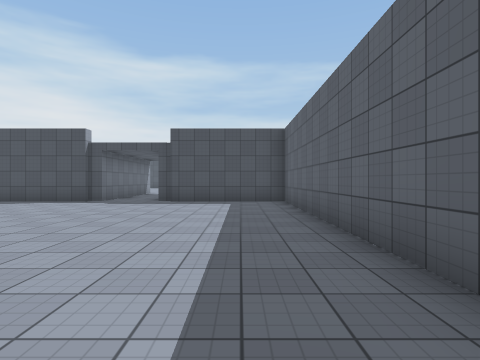
view 1 (above)

14 first-person views from a walk through a 3-D level made in the Unity game engine. The camera is 1.4 m above the floor, looks level and sees 80° across. The floor is counted in squares, 2 m on a side. Each view is taken from the middle of a square. On the plan, view 1 faces up. The plan holds only what a view shows up to about 10 squares ahead; the rest is blank. The player character is not drawn. Surface patterns are stand-ins for the level's own textures.

view 2
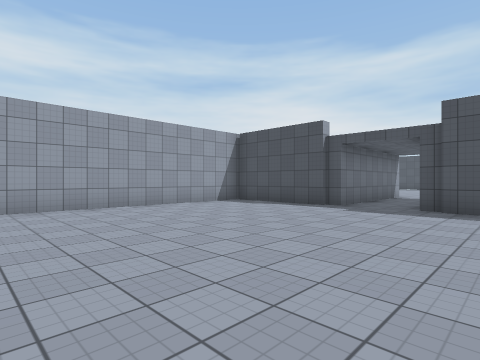

view 3
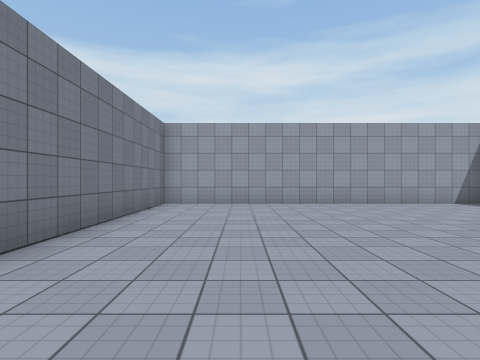

view 4
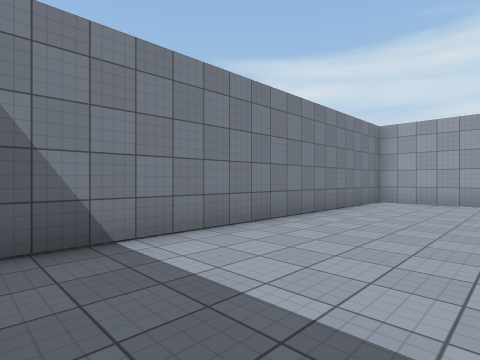

view 5
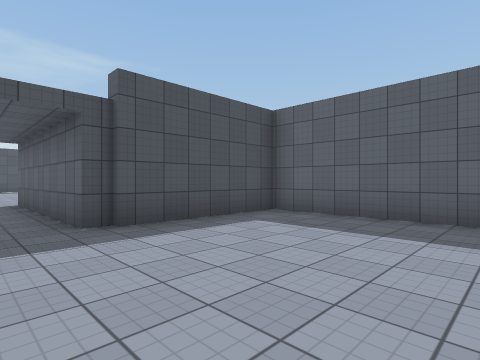

view 6
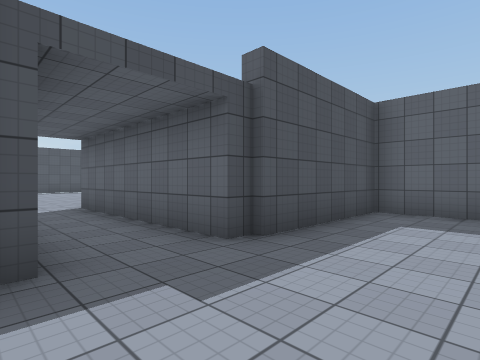

view 7
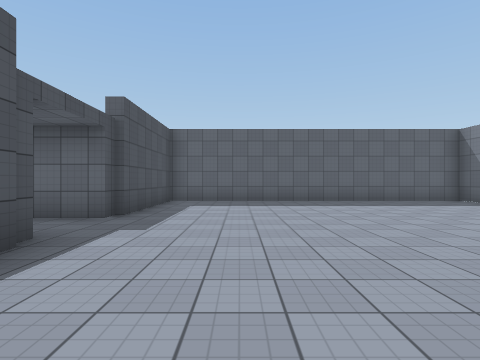

view 8
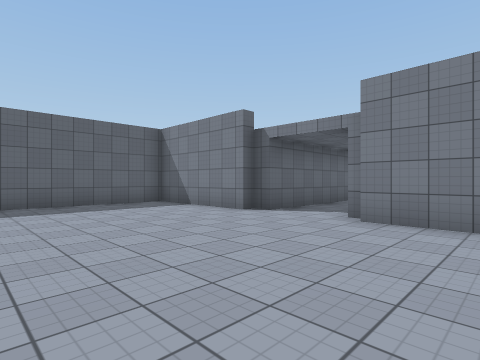

view 9
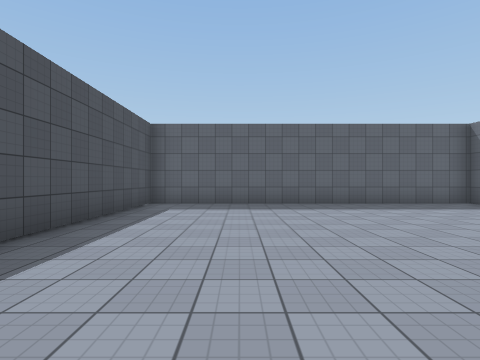

view 10
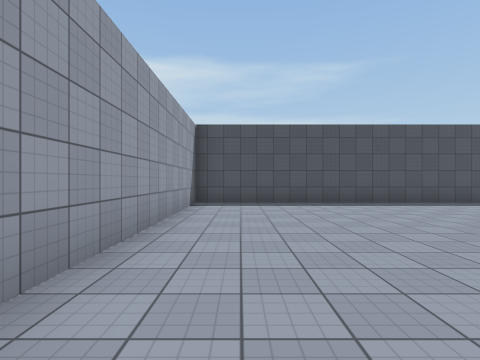

view 11
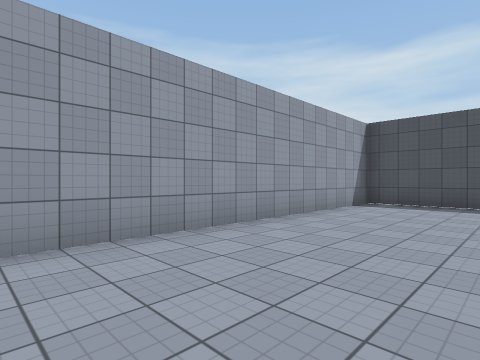

view 12
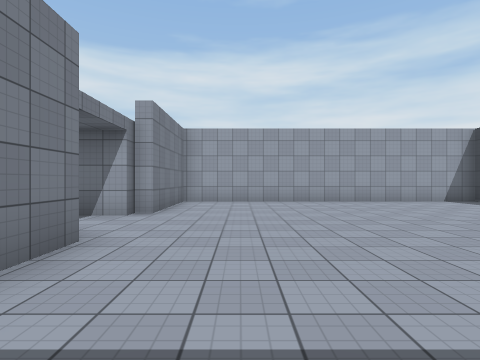

view 13
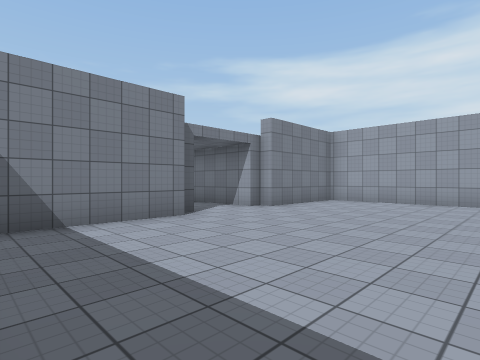

view 14
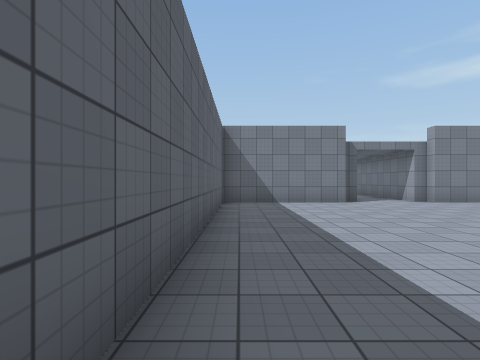

### Floor plan
Points are (right, up) in squares from view 1. A wall is a line through its corners. A room is listed if a view was taken in it or the views show most of it. See-through windows are left out.
Room 1 (views 1, 2, 3, 4, 5, 6, 7)
walls: (-5, 9.3) (-7.9, 9.3); (-2.2, 9.5) (-2.7, 9.5) (-2.8, 14.8) (-2.2, 14.8); (-8.3, 9.1) (-8.3, -0.2) (1.5, -0.2) (1.5, 9.3) (-2.4, 9.3); (-4.6, 14.8) (-4.6, 9.5) (-5.1, 9.5); (-5, 15.2) (-5, 14.8)
ways out: opening at (-3.5, 16) to room 2
Room 2 (views 8, 9, 10, 11, 12, 13, 14)
walls: (-2.4, 15.2) (1.5, 15.2) (1.5, 24.7) (-8.3, 24.7) (-8.3, 15.2) (-5, 15.2); (-5, 14.8) (-4.6, 14.8)
ways out: opening at (-3.5, 16) to room 1

Positions as (right, up) in squares from view 1, and headings:
1: (0, 0), facing up
2: (-1, 2), facing up-left
3: (0, 2), facing left
4: (1, 3), facing down-left
5: (-4, 5), facing up-right
6: (-5, 7), facing up-right
7: (-8, 7), facing right
8: (-7, 20), facing down-right
9: (-7, 22), facing right
10: (-7, 16), facing up
11: (-5, 16), facing up-left
12: (1, 17), facing left
13: (1, 20), facing down-left
14: (1, 24), facing down
